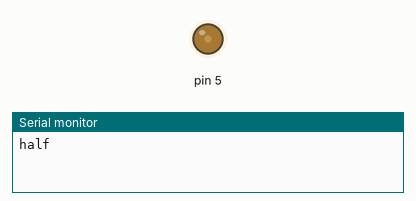
A sketch run on a simulated Arduino Uno, built with avr-gcc and run on an emulated ATmega328P. On the bench: output pins drawn as LEDs (lit = HIGH), the last lines printed to the serial monitor.

Above: at 0.05 s.
At 10.0 s:
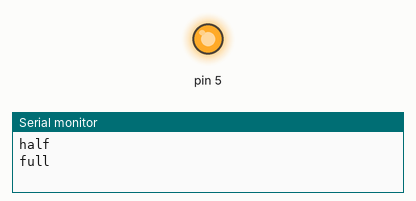
Timing chart, 0 to 13.0 s (numbered marks = the images above):
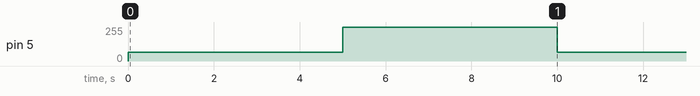

Measured:
- by itself, pin 5: alternates 255/255 for 5.0 s and 64/255 for 5.0 s

The sketch:

pwm_test.ino
```cpp
void setup() {
 pinMode(5,OUTPUT);
Serial.begin(9600);
}

void loop() {
  analogWrite(5,64);
  Serial.println("half");
  delay(5000);
analogWrite(5,255);
Serial.println("full");
delay(5000);
}
```
